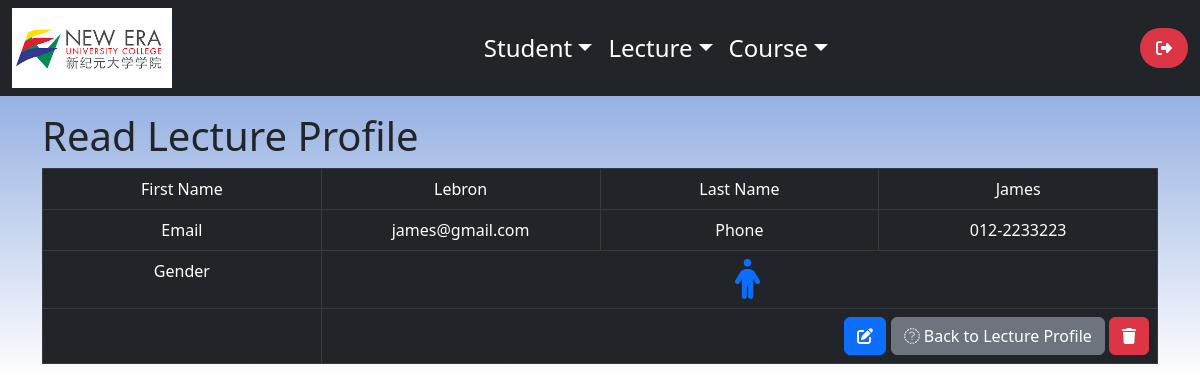
The app's page /admin/lecture_read_one.php?lecture_id=1 (signed in) with its own data.
### tables this page shows
CREATE TABLE IF NOT EXISTS `lecture` (
  `lecture_id` int(255) NOT NULL AUTO_INCREMENT,
  `lecture_firstname` text NOT NULL,
  `lecture_lastname` text NOT NULL,
  `lecture_password` varchar(50) NOT NULL,
  `lecture_email` varchar(128) NOT NULL,
  `lecture_phone` varchar(11) NOT NULL,
  `lecture_gender` varchar(30) NOT NULL,
  `user_type` varchar(50) NOT NULL,
  `lecture_entrytime` timestamp NOT NULL DEFAULT CURRENT_TIMESTAMP,
  PRIMARY KEY (`lecture_id`)
);

### admin/lecture_read_one.php (the view, shortened to what this page needs)
<!DOCTYPE HTML>
<html>
<head>
    <link href="https://cdn.jsdelivr.net/npm/bootstrap@5.2.2/dist/css/bootstrap.min.css" rel="stylesheet">
    <link href="../css/background.css" rel="stylesheet" />
</head>
<body>
    <div class="container-fluid px-0">
        <?php include 'admin_topnav.php'; ?>
        <div class="container my-3">
            <div class="page-header">
                <h1>Read Lecture Profile</h1>
            </div>
            <?php
            $lecture_id = isset($_GET['lecture_id']) ? $_GET['lecture_id'] : die('ERROR: Record not found.');
            include '../config/database.php';
            try {
                $query = "SELECT * FROM lecture WHERE lecture_id = :lecture_id ";
                $stmt = $con->prepare($query);
                $stmt->bindParam(":lecture_id", $lecture_id);
                $stmt->execute();
                $row = $stmt->fetch(PDO::FETCH_ASSOC);
                $lecture_firstname = $row['lecture_firstname'];
                $lecture_lastname = $row['lecture_lastname'];
                $lecture_email = $row['lecture_email'];
                $lecture_phone = $row['lecture_phone'];
                $lecture_gender = $row['lecture_gender'];
            }
            catch (PDOException $exception) {
                die('ERROR: ' . $exception->getMessage());
            }
            ?>
            <table class='table table-hover table-dark table-responsive table-bordered'>
                <tr>
                    <td class="text-center col-3">First Name</td>
                    <td class="text-center col-3"><?php echo htmlspecialchars($lecture_firstname, ENT_QUOTES);  ?></td>
                    <td class="text-center col-3">Last Name</td>
                    <td class="text-center col-3"><?php echo htmlspecialchars($lecture_lastname, ENT_QUOTES);  ?></td>
                </tr>
                <tr>
                    <td class="text-center col-3">Email</td>
                    <td class="text-center col-3"><?php echo htmlspecialchars($lecture_email, ENT_QUOTES);  ?></td>
                    <td class="text-center col-3">Phone</td>
                    <td class="text-center col-3"><?php echo htmlspecialchars($lecture_phone, ENT_QUOTES);  ?></td>
                </tr>
                <tr>
                    <td class="text-center col-3">Gender</td>
                    <td class="text-center col-3" colspan="3"><?php if ($lecture_gender == "male") {
                            echo "<i class='fa-solid fa-person fs-1 text-primary ms-3'></i>";
                        } else {
                            echo "<i class='fa-solid fa-person-dress fs-1 text-danger ms-3'></i>";
                        } ?></td>
                </tr>
                <tr>
                    <td></td>
                    <td class="text-end" colspan="3">
                        <?php echo "<a href='lecture_update.php?lecture_id={$lecture_id}' class='btn btn-primary m-r-1em'><i class='fa-solid fa-pen-to-square'></i></a>"; ?>
                        <a href='lecture_read.php' class='btn btn-secondary'><i class="fa-sharp fa-solid fa-circle-arrow-left"></i> Back to Lecture Profile</a>
                        <?php echo "<a href='lecture_delete.php?lecture_id={$lecture_id}' class='btn btn-danger'><i class='fa-solid fa-trash'></i></a>"; ?>
                    </td>
                </tr>
            </table>
        </div>
    </div>
</body>
</html>

### css/background.css (style rules this page uses)
body { background: linear-gradient(#7396d8, #ffffff); background-repeat: repeat-x; }

### records on screen
lecture: lecture_firstname "Lebron", lecture_lastname "James", lecture_email "james@gmail.com", lecture_phone "012-2233223"
